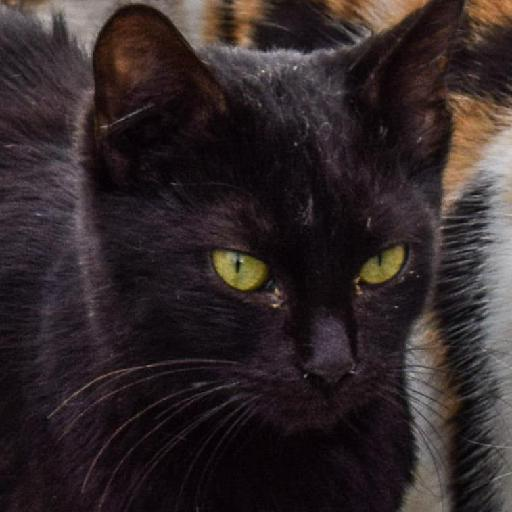
#> input picture animal_Detection-main/animalditection/images/cat_ (507).jpg, 512 x 512 px; its folder holds only this picture in this run
$ python consolidated.py
#> lines starting #> are read from the running program, lines starting #| are printed output that depends on the picture
#> further down, image is the input picture: shape (512, 512, 3); mean B, G, R 40.4, 39, 48.9
# -*- coding: utf-8 -*-
"""
Created on Sun Feb 16 09:55:23 2020

@author: LENOVO
"""

import os
import cv2
import numpy as np
import pickle

data_dir = os.path.join(os.getcwd(),'data')

img_dir = os.path.join(os.getcwd(),'images')

def preprocess(image):
    image = cv2.resize(image,(100,100))
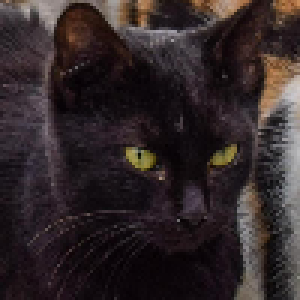
#> image: shape (100, 100, 3) (shown 3 times larger); mean of channels 0, 1, 2 40.3, 38.9, 48.8; drawn as B, G, R
    image = cv2.cvtColor(image,cv2.COLOR_BGR2GRAY)
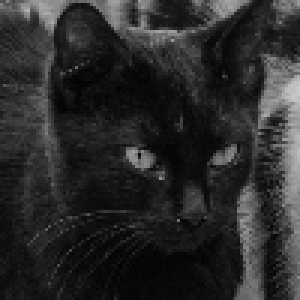
#> image: shape (100, 100) (shown 3 times larger); min 2, max 204, mean 42
    return image

images = []
labels = []

for i in os.listdir(img_dir):
    image = cv2.imread(os.path.join(img_dir,i))
    image = preprocess(image)
    images.append(image)
    labels.append(i.split('_')[0])

images = np.array(images)
labels = np.array(labels)

with open(os.path.join(data_dir,'images.p'),'wb') as f:
    pickle.dump(images,f)

with open(os.path.join(data_dir,'labels.p'),'wb') as f:
    pickle.dump(labels,f)

$ run again, on animal_Detection-main/animalditection/images/cat_ (562).jpg
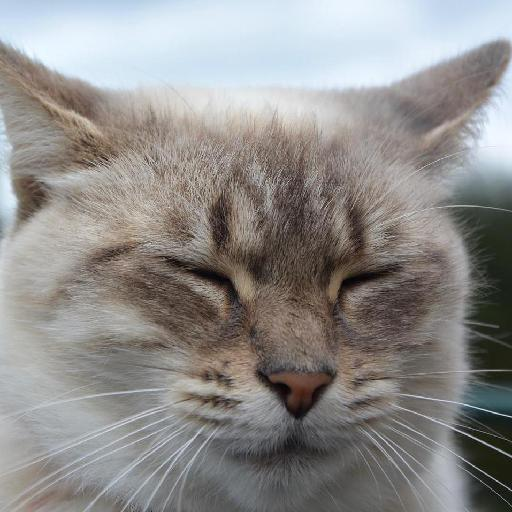
#> input picture animal_Detection-main/animalditection/images/cat_ (562).jpg, 512 x 512 px
#> image is the input picture: shape (512, 512, 3); mean B, G, R 139.3, 140.9, 142.8
#> in preprocess, `image = cv2.resize(image,(100,100))`:
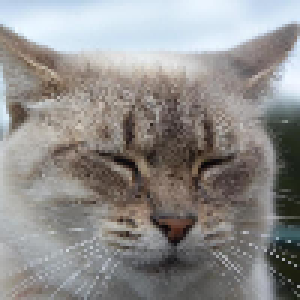
#> image: shape (100, 100, 3) (shown 3 times larger); mean of channels 0, 1, 2 139.2, 140.8, 142.8; drawn as B, G, R
#> in preprocess, `image = cv2.cvtColor(image,cv2.COLOR_BGR2GRAY)`:
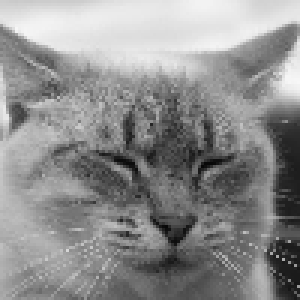
#> image: shape (100, 100) (shown 3 times larger); min 7, max 247, mean 141.2

$ run again, on animal_Detection-main/animalditection/images/cat_ (572).jpg
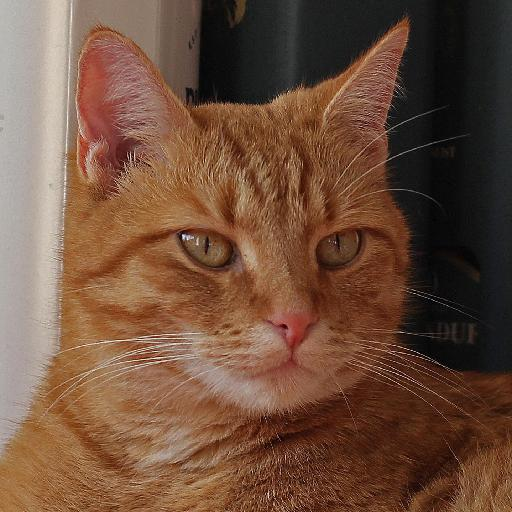
#> input picture animal_Detection-main/animalditection/images/cat_ (572).jpg, 512 x 512 px
#> image is the input picture: shape (512, 512, 3); mean B, G, R 60.1, 79, 110.9
#> in preprocess, `image = cv2.resize(image,(100,100))`:
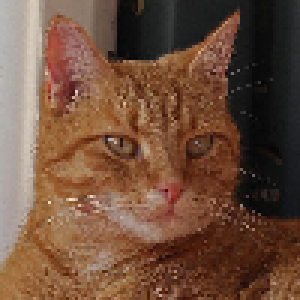
#> image: shape (100, 100, 3) (shown 3 times larger); mean of channels 0, 1, 2 60.1, 79, 110.9; drawn as B, G, R
#> in preprocess, `image = cv2.cvtColor(image,cv2.COLOR_BGR2GRAY)`:
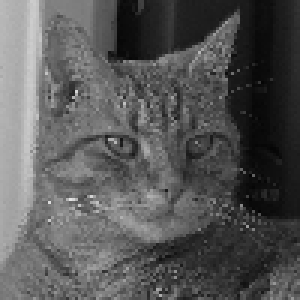
#> image: shape (100, 100) (shown 3 times larger); min 3, max 228, mean 86.4

$ run again, on animal_Detection-main/animalditection/images/cat_ (580).jpg
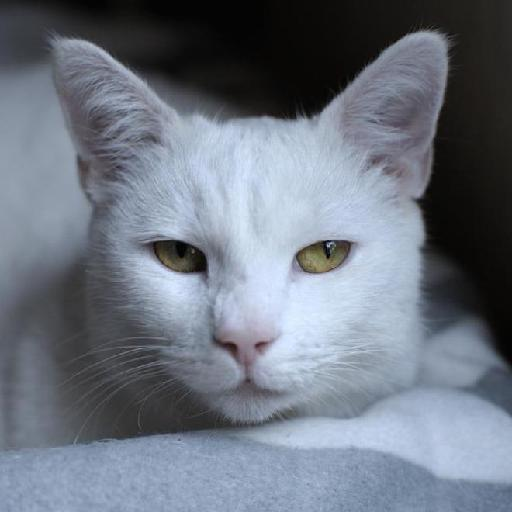
#> input picture animal_Detection-main/animalditection/images/cat_ (580).jpg, 512 x 512 px
#> image is the input picture: shape (512, 512, 3); mean B, G, R 129.2, 117.2, 109.6
#> in preprocess, `image = cv2.resize(image,(100,100))`:
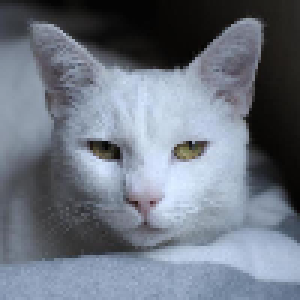
#> image: shape (100, 100, 3) (shown 3 times larger); mean of channels 0, 1, 2 129.1, 117.1, 109.4; drawn as B, G, R
#> in preprocess, `image = cv2.cvtColor(image,cv2.COLOR_BGR2GRAY)`:
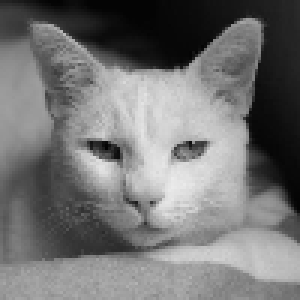
#> image: shape (100, 100) (shown 3 times larger); min 3, max 235, mean 116.1

$ run again, on animal_Detection-main/animalditection/images/cat_ (511).jpg
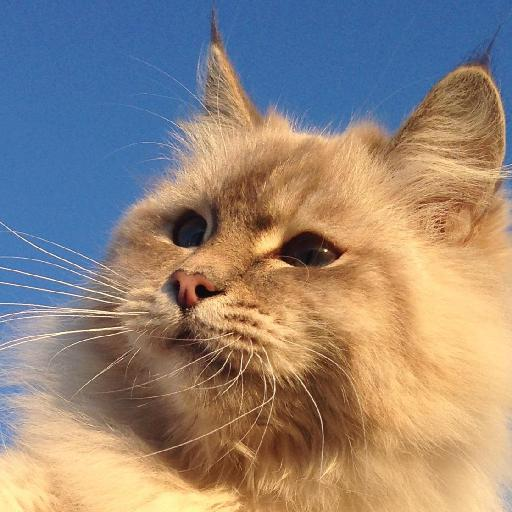
#> input picture animal_Detection-main/animalditection/images/cat_ (511).jpg, 512 x 512 px
#> image is the input picture: shape (512, 512, 3); mean B, G, R 122.6, 133.9, 148.8
#> in preprocess, `image = cv2.resize(image,(100,100))`:
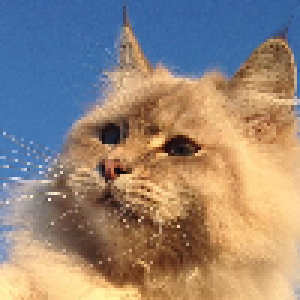
#> image: shape (100, 100, 3) (shown 3 times larger); mean of channels 0, 1, 2 122.5, 133.8, 148.6; drawn as B, G, R
#> in preprocess, `image = cv2.cvtColor(image,cv2.COLOR_BGR2GRAY)`:
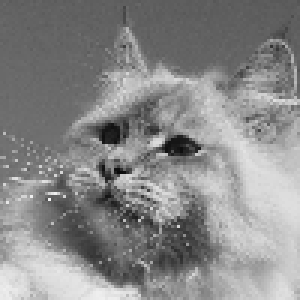
#> image: shape (100, 100) (shown 3 times larger); min 10, max 241, mean 136.9
